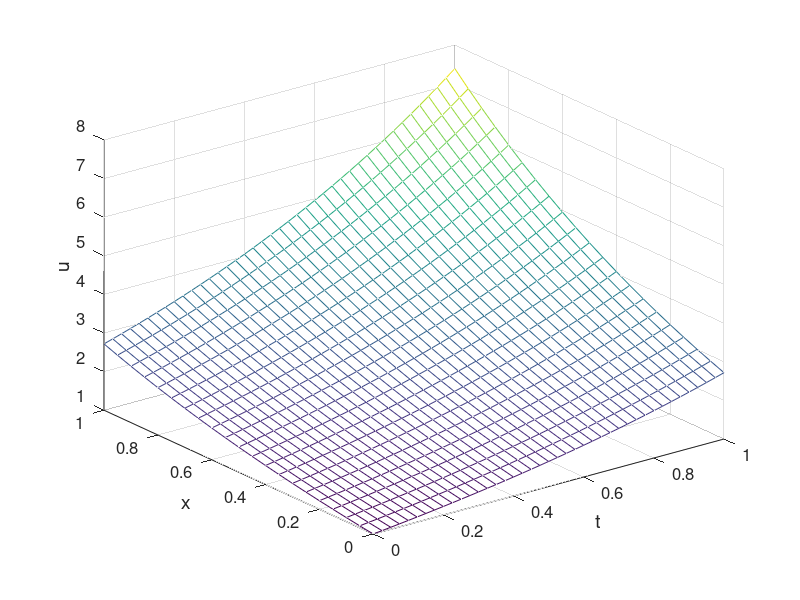

MATLAB code for this plot:
% fdm_heat.m
% forward difference scheme for heat equation
% u_t=u_{xx}, (x,t) in (0,1)x(0,1],
% u(x,0)=exp(x), x in [0,1],
% u(0,t)=exp(t), u(1,t)=exp(1+t), t in (0,1]
% exact solution: u(x,t)=exp(x+t)
clear all; close all;
a=1;
h=0.05; x=0:h:1;
tau=0.00125; t=0:tau:1;
r=a*tau/h^2;
M=length(x)-1; N=length(t)-1;
% constructing the coefficient matrix
e=r*ones(M-1,1);
A=spdiags([e 1-2*e e],[-1 0 1],M-1,M-1);
% setting initial and boundary conditions
un=zeros(M+1,N+1);
un(:,1)=exp(x);
un(1,:)=exp(t); 
un(end,:)=exp(1+t);
for n=1:N
    un(2:M,n+1)=A*un(2:M,n);
    un(2,n+1)=un(2,n+1)+r*un(1,n);
    un(M,n+1)=un(M,n+1)+r*un(end,n);
end
% plot the figure
mesh(t(1:20:end),x,un(:,1:20:end))
set(gca,'fontsize',12)
xlabel('t','fontsize', 14) 
ylabel('x','fontsize',14)
zlabel('u','fontsize',14)

% calculating maximum error
[T,X]=meshgrid(t,x);
ue=exp(X+T);
Error=max(max(abs(ue-un)))

% print -dpng -r600 fdm_heat.png
% print -depsc2 fdm_heat.eps
